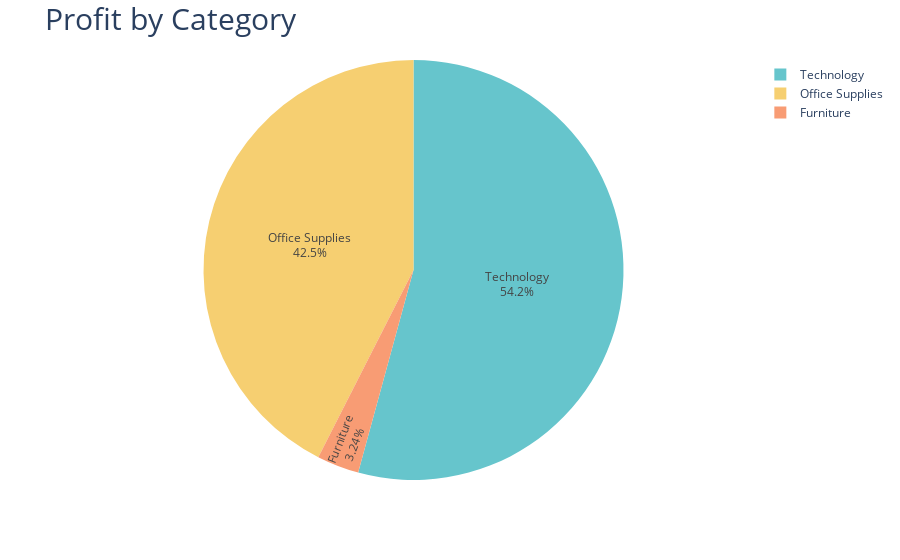

Notebook source saved alongside this figure:
### Code cell
#Profit by category
Profit_by_category = df.groupby('Category')['Profit'].sum().reset_index()

fig_profit_by_category = px.pie(Profit_by_category, 
             values='Profit', 
             names='Category', 
             color_discrete_sequence=px.colors.qualitative.Pastel)

fig_profit_by_category.update_traces(textposition='inside', textinfo='percent+label')
fig_profit_by_category.update_layout(title_text='Profit by Category', title_font=dict(size=30))

fig_profit_by_category.show()

### Figure 1 — Plotly figure (JSON) as saved in the notebook; plotly's stock layout.template omitted (floating-point values rounded to 4 significant figures)
{"data": [{"domain": {"x": [0, 1], "y": [0, 1]}, "hovertemplate": "Category=%{label}<br>Profit=%{value}<extra></extra>", "labels": ["Furniture", "Office Supplies", "Technology"], "legendgroup": "", "name": "", "showlegend": true, "textinfo": "percent+label", "textposition": "inside", "type": "pie", "values": [3031.0, 39720.0, 50680.0]}], "layout": {"legend": {"tracegroupgap": 0}, "margin": {"t": 60}, "piecolorway": ["rgb(102, 197, 204)", "rgb(246, 207, 113)", "rgb(248, 156, 116)", "rgb(220, 176, 242)", "rgb(135, 197, 95)", "rgb(158, 185, 243)", "rgb(254, 136, 177)", "rgb(201, 219, 116)", "rgb(139, 224, 164)", "rgb(180, 151, 231)", "rgb(179, 179, 179)"], "title": {"font": {"size": 30}, "text": "Profit by Category"}}}
